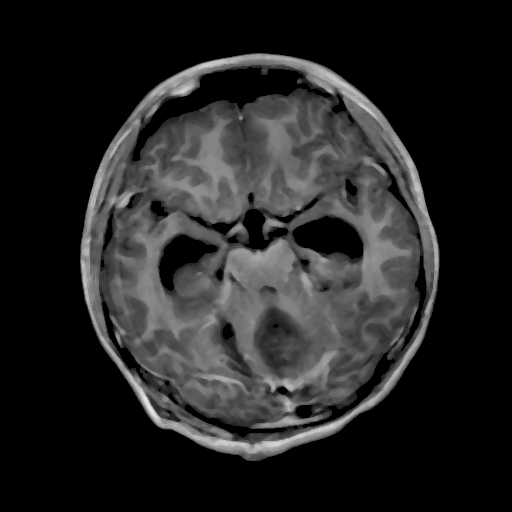
#> input picture clahe_enhanced_brains/Glioma/1858_clahe.png, 512 x 512 px, given in place of 2569.png, which was not available
$ jupyter execute CV_Module_3.ipynb   (shell and % lines are left out)
#> lines starting #> are read from the running program, lines starting #| are printed output that depends on the picture; pictures that were not available may be replaced by others from this repository, and a replacement may not be noted
[cell 1]
import cv2
import numpy as np
import os
import glob
import matplotlib.pyplot as plt
import random

[cell 2]
# [39 lines left out: function enhance_brain_contrast, not called in this run]

[cell 3]
PREPROCESSED_BASE_DIR = '/content/drive/MyDrive/processed_images'
MASK_BASE_DIR = '/content/drive/MyDrive/skull_stripped_masks'
OUTPUT_BASE_DIR = '/content/drive/MyDrive/clahe_enhanced_brains'
ORIGINAL_DATA_BASE_DIR = '/content/drive/MyDrive/original_data'

TUMOR_TYPES = ['Meningioma', 'Glioma', 'Pituitary tumor']

[cell 4]
print("--- Starting Module 3: CLAHE Enhancement ---")

for tumor_type in TUMOR_TYPES:
    preprocessed_dir = os.path.join(PREPROCESSED_BASE_DIR, tumor_type)
    mask_dir = os.path.join(MASK_BASE_DIR, tumor_type)
    output_dir = os.path.join(OUTPUT_BASE_DIR, tumor_type)

    if not os.path.exists(output_dir):
        os.makedirs(output_dir)
        print(f"Created directory: {output_dir}")

    # Find all preprocessed image files
    search_pattern = os.path.join(preprocessed_dir, '*.png')
    preprocessed_paths = [p for p in glob.glob(search_pattern) if '_mask' not in p]

    print(f"\nProcessing {tumor_type} images...")
    processed_count = 0
    skipped_count = 0
    for img_path in preprocessed_paths:
        base_filename = os.path.basename(img_path)

        # Construct the expected mask filename
        mask_filename = base_filename.replace('.png', '_brain_mask.png')
        mask_path = os.path.join(mask_dir, mask_filename)

        if os.path.exists(mask_path):
            enhance_brain_contrast(img_path, mask_path, output_dir)
            processed_count += 1
        else:
            # This is expected based on your previous error, it's not a bug
            # print(f"  Mask not found for {base_filename} at {mask_path}, skipping.")
            skipped_count += 1

    print(f"Finished {tumor_type}: Processed {processed_count}, Skipped {skipped_count} (due to missing masks)")

print("\n✅ Module 3 (CLAHE Enhancement) complete. Outputs are in clahe_enhanced_brains.")

[cell 5]
TUMOR_TYPE = 'Glioma'
EXAMPLE_FILE = '2569.png'
# --- Build paths for the example file ---
original_img_path = os.path.join(ORIGINAL_DATA_BASE_DIR, TUMOR_TYPE, EXAMPLE_FILE)
preprocessed_img_path = os.path.join(PREPROCESSED_BASE_DIR, TUMOR_TYPE, EXAMPLE_FILE)
skull_mask_path = os.path.join(MASK_BASE_DIR, TUMOR_TYPE, EXAMPLE_FILE.replace('.png', '_brain_mask.png'))

# Load all images needed
original_img = cv2.imread(original_img_path, 0)
#> original_img is the input picture: shape (512, 512); min 0, max 233, mean 36.5
preprocessed_img = cv2.imread(preprocessed_img_path, 0)
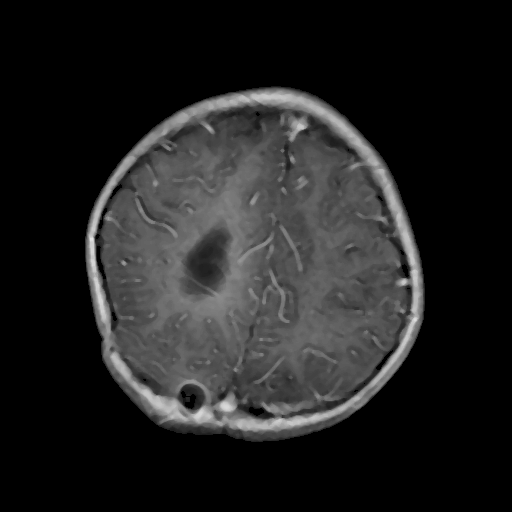
#> input picture clahe_enhanced_brains/Glioma/2054_clahe.png, 512 x 512 px, given in place of 2569.png, which was not available
#> preprocessed_img is the input picture: shape (512, 512); min 0, max 226, mean 33.3
skull_mask = cv2.imread(skull_mask_path, 0)

# --- M3 Comparison: CLAHE vs. Global HE ---
print("\n--- Running Module 3 Comparison (CLAHE vs. Global HE) ---")
if preprocessed_img is not None and skull_mask is not None:

    # Isolate brain region first
    brain_only = cv2.bitwise_and(preprocessed_img, preprocessed_img, mask=skull_mask)

    # 1. Alternative: Global Histogram Equalization
    global_he = cv2.equalizeHist(brain_only)
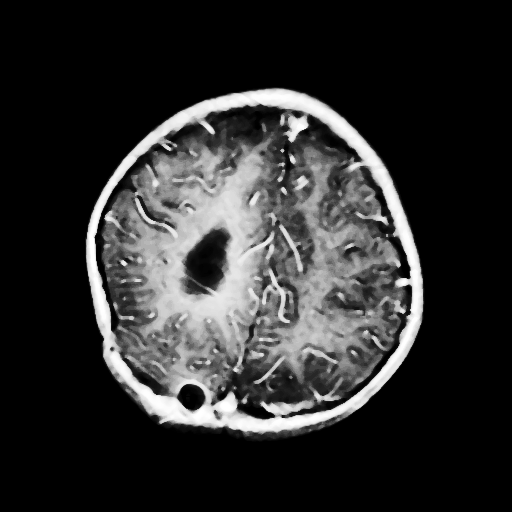
#> global_he: shape (512, 512); min 0, max 255, mean 46.5
    # Mask again as equalizeHist might brighten black pixels
    global_he_masked = cv2.bitwise_and(global_he, global_he, mask=skull_mask)

    # 2. Your M3 Choice: CLAHE
    clahe = cv2.createCLAHE(clipLimit=2.0, tileGridSize=(8, 8))
    clahe_enhanced = clahe.apply(brain_only)
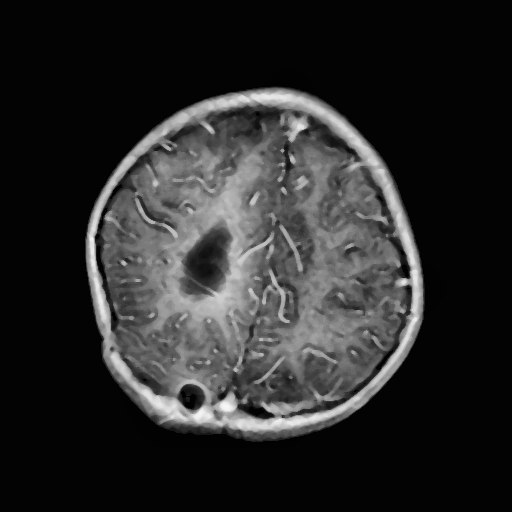
#> clahe_enhanced: shape (512, 512); min 2, max 246, mean 42
    # Mask again to ensure clean background
    clahe_enhanced_masked = cv2.bitwise_and(clahe_enhanced, clahe_enhanced, mask=skull_mask)

    # Plotting
    fig2, axes2 = plt.subplots(1, 3, figsize=(18, 6))
    fig2.suptitle('Module 3 Comparison: Contrast Enhancement', fontsize=16)

    axes2[0].imshow(brain_only, cmap='gray')
    axes2[0].set_title('Input: Skull-Stripped Brain (M2 Output)')
    axes2[0].axis('off')

    axes2[1].imshow(global_he_masked, cmap='gray')
    axes2[1].set_title('Alternative: Global HE')
    axes2[1].axis('off')

    axes2[2].imshow(clahe_enhanced_masked, cmap='gray')
    axes2[2].set_title('M3 Choice: CLAHE')
    axes2[2].axis('off')

    plt.show()
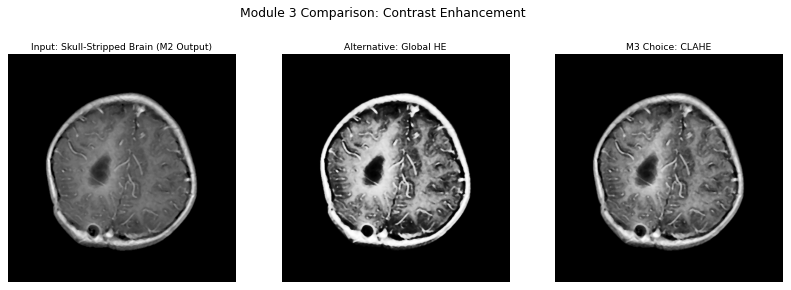
#> figure drawn by matplotlib, 3 panels
else:
    print(f"M3 Comparison Error: Could not load images for M3 comparison. Check paths:")
    if preprocessed_img is None: print(f"  Missing: {preprocessed_img_path}")
    if skull_mask is None: print(f"  Missing: {skull_mask_path}")

print("\nComparison script finished.")
